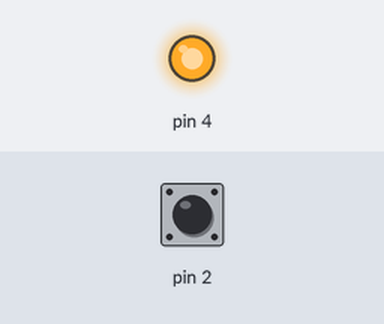
The sketch below on a simulated Arduino Uno, built with avr-gcc and run on an emulated ATmega328P. Shown: output pins drawn as LEDs (lit = HIGH). The inputs (shaded band) are chosen by the test bench; at power-on: pin 2 LOW.

Above: at 1.2 s.
1.3 s: pin 2 driven HIGH
At 1.9 s:
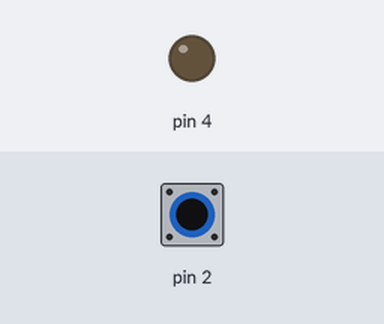
2.8 s: pin 2 driven LOW
At 3.6 s:
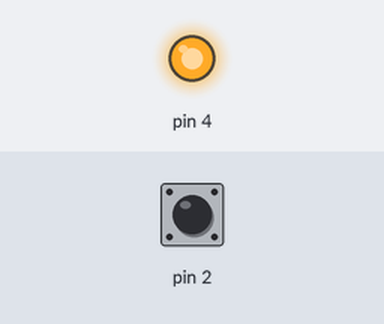
4.3 s: pin 2 pulsed HIGH 2 times (0.12 s each, 0.3 s apart)
At 4.45 s:
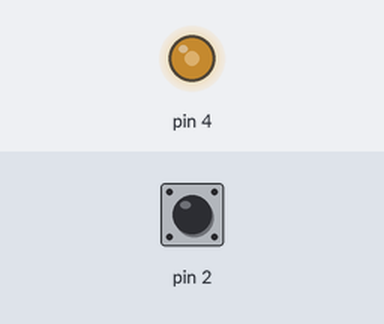
Timing chart, 0 to 7.3 s (numbered marks = the images above; inputs shaded):
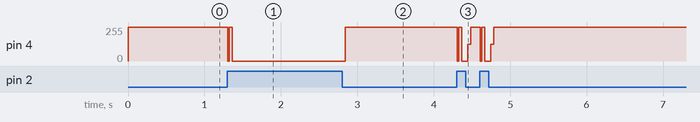

The sketch:

codigo.ino
```cpp
// C++ code
//
void setup()
{
  pinMode(4, OUTPUT);
  pinMode(2, INPUT);
}

int var;
void loop()
{
  digitalWrite(4, HIGH);
  var = digitalRead(2);
  if(var){
  digitalWrite(4, LOW);
  }else{

  }
  delay(10);
}
```

Measured:
- after the input at 1.3 s, pin 4: 255/255 → 0/255 at once
- after the input at 2.8 s, pin 4: 0/255 → 255/255 at once
